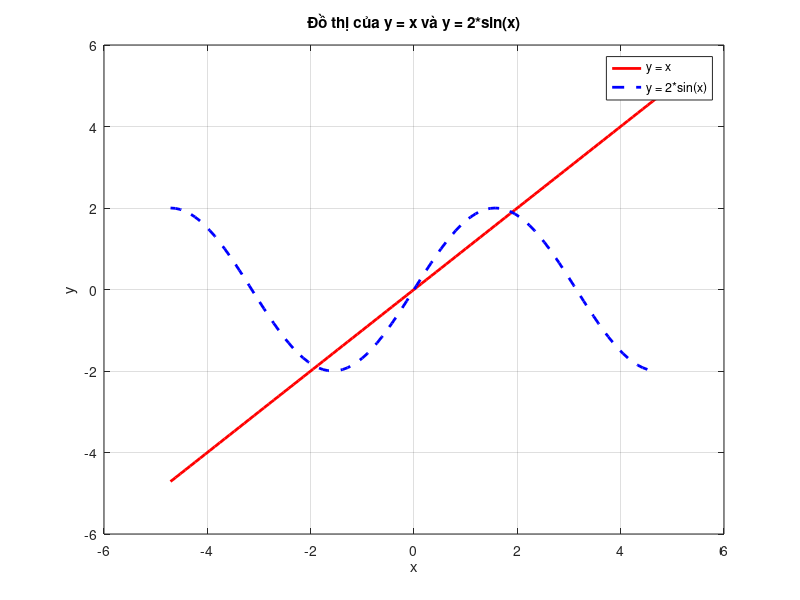

Here is the MATLAB script that generated this plot:
% Tạo dãy giá trị x từ -pi đến pi
x = linspace(-1.5*pi, 1.5*pi, 100);

% Tính giá trị y cho hai hàm
y1 = x;
y2 = 2*sin(x);

% Vẽ đồ thị
figure;
plot(x, y1, 'r', 'LineWidth', 2); 
% Đồ thị y = x, màu đỏ, độ rộng nét vẽ là 2
hold on; % Giữ cùng một đồ thị để vẽ thêm đồ thị khác
plot(x, y2, 'b--', 'LineWidth', 2); 
% Đồ thị y = 2*sin(x), màu xanh dương, nét đứt, độ rộng nét vẽ là 2

% Thêm tiêu đề và nhãn cho trục
title('Đồ thị của y = x và y = 2*sin(x)');
xlabel('x');
ylabel('y');

% Thêm chú thích cho các đường
legend('y = x', 'y = 2*sin(x)', 'Location', 'best');

% Hiển thị lưới trên đồ thị
grid on;

% Kết thúc vẽ
hold off;
